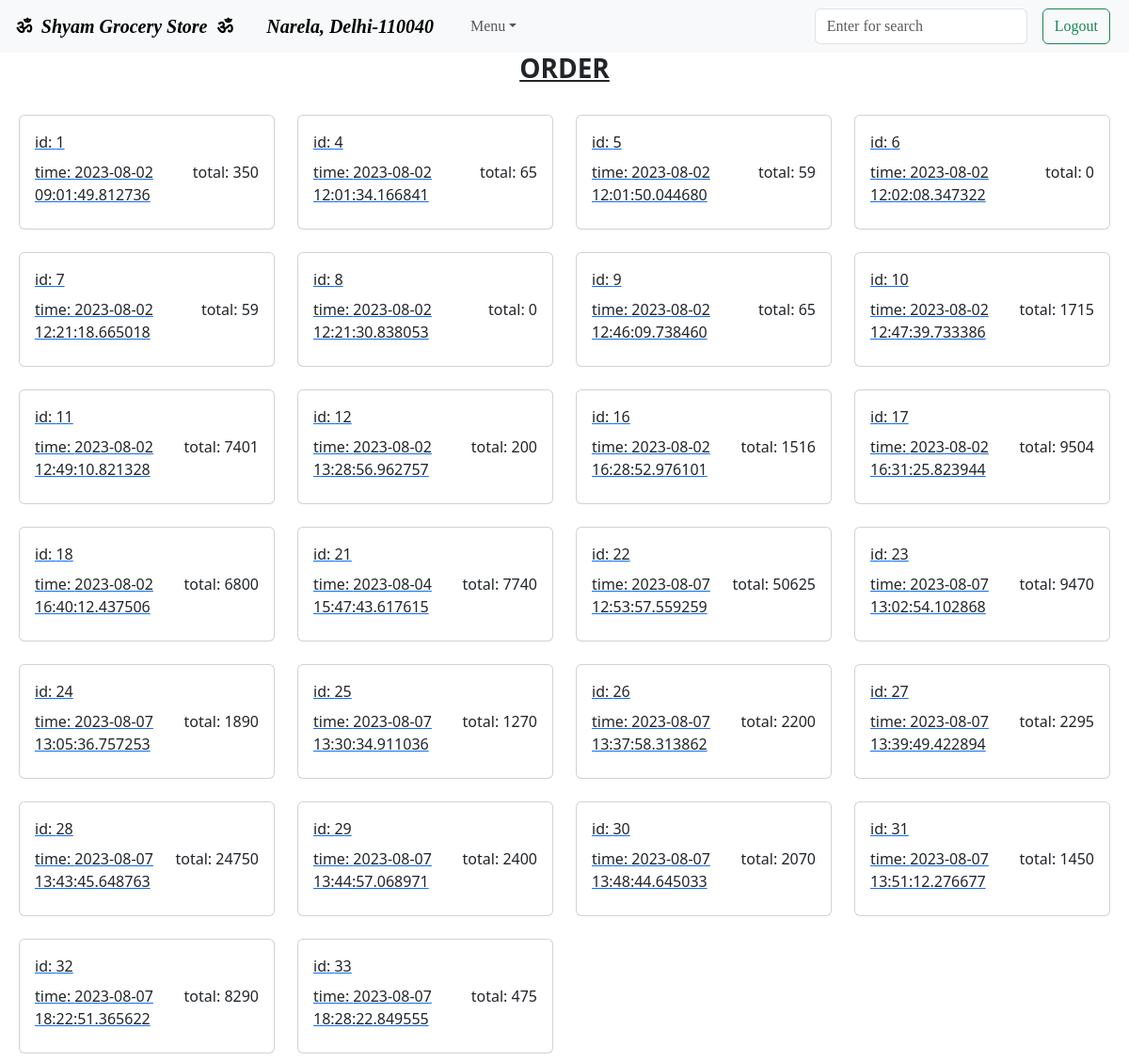
Page /order (signed in) on the earlier database version.
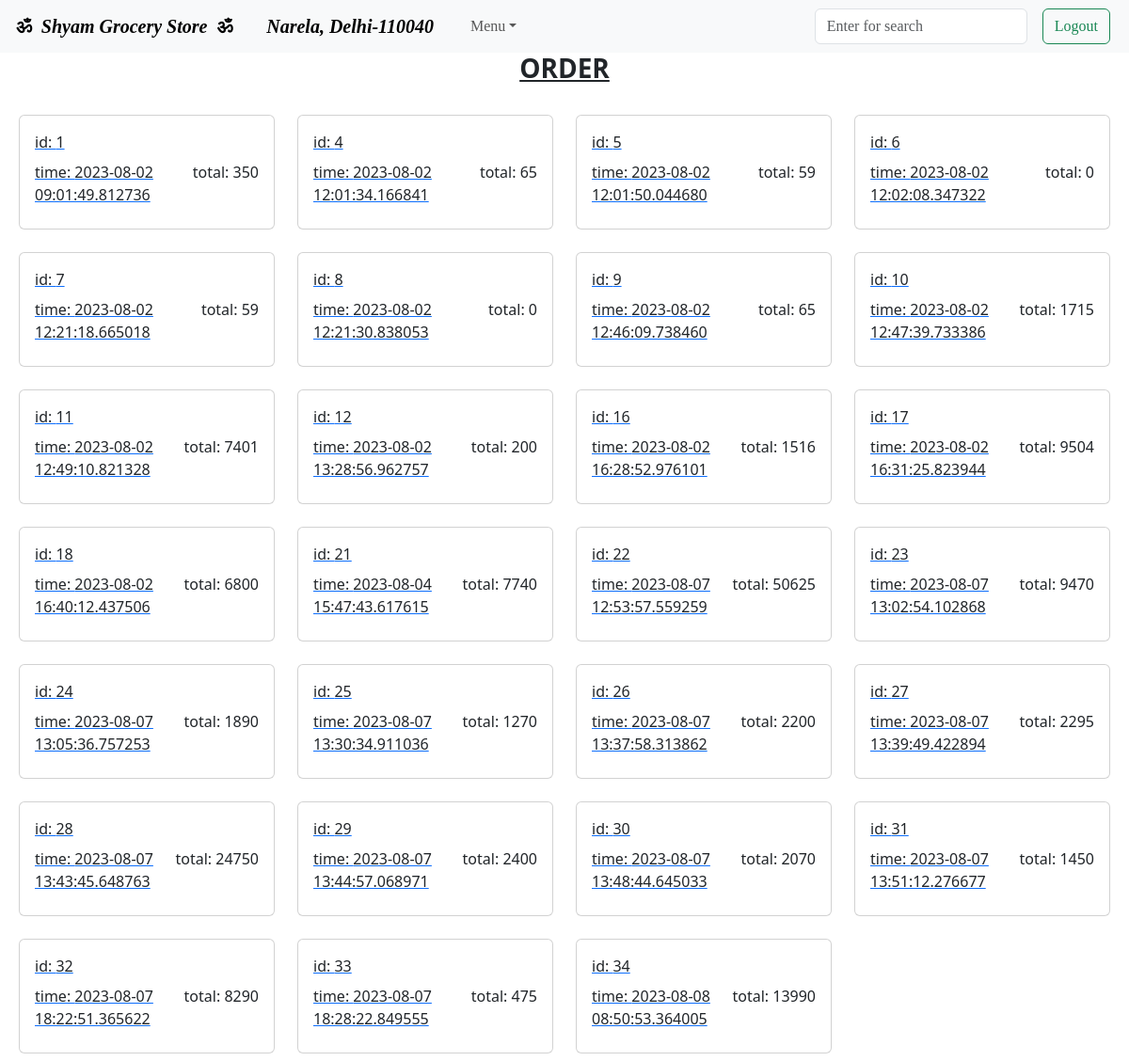
Same page on the later database version.
### model.py (models this page shows)
class Order(db.Model):
    __tablename__="order"
    id = db.Column('id', db.Integer, primary_key=True)
    user_id = db.Column(db.Integer)
    order_total = db.Column(db.Integer)
    order_time = db.Column(db.DateTime, nullable=False, default = datetime.utcnow)

### controller.py (the view)
@app.route("/order")
def order():
    if "user_id" in session:
        all_orders = Order.query.filter_by(user_id=session["user_id"])
        list_of_all_orders = [detail for detail in all_orders]
        return render_template("order.html", all_orders=list_of_all_orders)
    else:
        return redirect("/sign-in")

### templates/order.html
{% extends "base.html" %}
    {% block main %}
        <h3><center><b><u>ORDER</u></b></center></h3>
        <div class="row row-cols-1 row-cols-md-4 g-4 my-2 mx-2">
            {% for order in all_orders %}
                    <div class="col" id="mv">
                    <a href="/order_details/{{order.id}}">
                    <div class="card">
                        <div class="card-body">
                        <p class="card-title">id: {{order.id}}</p>
                        <p class="card-title" style="float:right;">total: {{order.order_total}}</p>
                        <p class="card-title">time: {{order.order_time}}</p>
                        </div>
                    </div>
                    </a>
                    </div>
            {% endfor %}
        </div>
    {% endblock %}

Differences in the rows shown:
added Order: id "34", order_total "13990", order_time "2023-08-08 08:50:53.364005"
